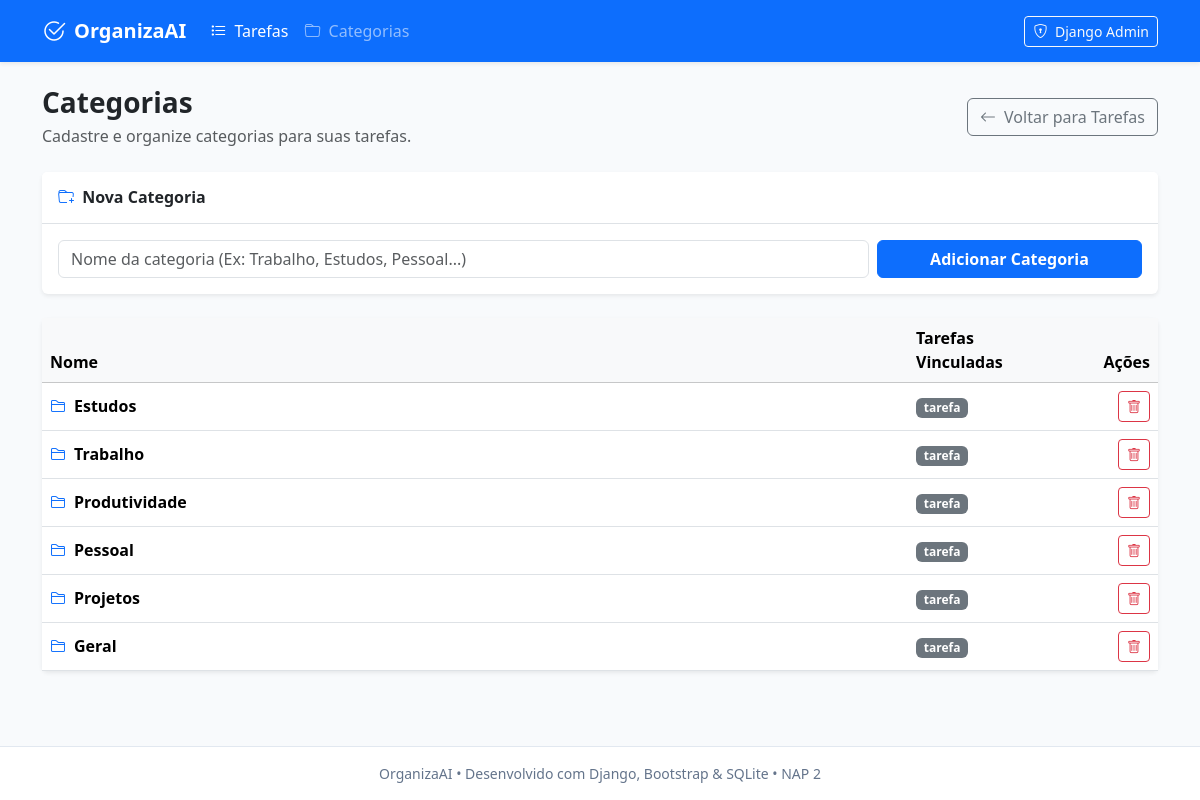
Page /categorias/ on the committed database.
### organiza/models.py (models this page shows, shortened)
class Categoria(models.Model):
    nome = models.CharField(max_length=100, unique=True, verbose_name="Nome")
    class Meta:
        verbose_name = "Categoria"
        verbose_name_plural = "Categorias"

### organiza/views.py (the view)
# urls.py: path('categorias/', views.categorias, name='categorias'),
def categorias(request):
    if request.method == 'POST':
        nome = request.POST.get('nome', '').strip()
        if nome and not Categoria.objects.filter(nome__iexact=nome).exists():
            Categoria.objects.create(nome=nome)
            return redirect('categorias')
    lista = Categoria.objects.all()
    return render(request, 'categorias.html', {'categorias': lista})

### template/categorias.html (shortened to what this page needs)
{% extends 'base.html' %}
{% block content %}
<div class="row align-items-center mb-4">
    <div class="col">
        <h1 class="h3 fw-bold mb-1">Categorias</h1>
        <p class="text-muted mb-0">Cadastre e organize categorias para suas tarefas.</p>
    </div>
    <div class="col-auto">
        <a href="{% url 'home' %}" class="btn btn-outline-secondary">
            <i class="bi bi-arrow-left me-1"></i> Voltar para Tarefas
        </a>
    </div>
</div>
<div class="card border-0 shadow-sm mb-4">
    <div class="card-header bg-white border-bottom py-3">
        <h2 class="h6 fw-bold mb-0 text-dark">
            <i class="bi bi-folder-plus text-primary me-1"></i> Nova Categoria
        </h2>
    </div>
    <div class="card-body">
        <form method="POST" action="{% url 'categorias' %}" class="row g-2 align-items-center">
            <div class="col-12 col-md-9">
                <input type="text" name="nome" class="form-control" placeholder="Nome da categoria (Ex: Trabalho, Estudos, Pessoal...)" required autocomplete="off">
            </div>
            <div class="col-12 col-md-3 d-grid">
                <button type="submit" class="btn btn-primary fw-bold">Adicionar Categoria</button>
            </div>
        </form>
    </div>
</div>
<div class="card border-0 shadow-sm">
    <div class="table-responsive">
        <table class="table table-hover align-middle mb-0">
            <thead class="table-light">
                <tr>
                    <th scope="col">Nome</th>
                    <th scope="col" style="width: 150px;">Tarefas Vinculadas</th>
                    <th scope="col" class="text-end" style="width: 100px;">Ações</th>
                </tr>
            </thead>
            <tbody>
                {% for cat in categorias %}
                    <tr>
                        <td class="fw-bold">
                            <i class="bi bi-folder2 text-primary me-2"></i>{{ cat.nome }}
                        </td>
                        <td>
                            <a href="{% url 'home' %}?categoria={{ cat.id }}" class="badge bg-secondary text-decoration-none">
                                {{ cat.total_tarefas }} tarefa{{ cat.total_tarefas|pluralize:"s" }}
                            </a>
                        </td>
                        <td class="text-end">
                            <form method="POST" action="{% url 'excluir_categoria' cat.id %}" class="d-inline" onsubmit="return confirm('Excluir esta categoria?');">
                                <button type="submit" class="btn btn-sm btn-outline-danger" title="Excluir">
                                    <i class="bi bi-trash"></i>
                                </button>
                            </form>
                        </td>
                    </tr>
                {% empty %}
                    <tr>
                        <td colspan="3" class="text-center py-4 text-muted">
                            Nenhuma categoria cadastrada.
                        </td>
                    </tr>
                {% endfor %}
            </tbody>
        </table>
    </div>
</div>
{% endblock %}

### template/base.html (style rules this page uses)
body { background-color: #f8fafc; min-height: 100vh; display: flex; flex-direction: column; }

### rows in the picture
Categoria: nome "Estudos"
Categoria: nome "Trabalho"
Categoria: nome "Produtividade"
Categoria: nome "Pessoal"
Categoria: nome "Projetos"
Categoria: nome "Geral"
